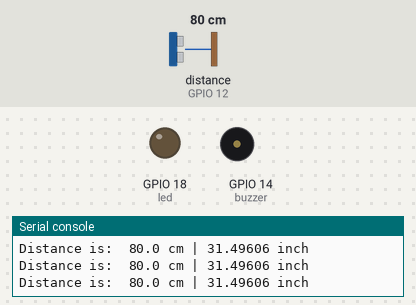
Bench run of a program on a simulated ESP32 board running MicroPython. On the bench: output pins drawn as LEDs (lit = HIGH), buzzer (waves = sounding), the last lines printed to the serial console. The test bench sets the inputs (shaded band); at power-on: distance to the obstacle (sensor on GPIO 12) 80 cm. The echo pulse lasts 58.3 µs per cm.

Above: at 1.2 s.
1.3 s: distance to the obstacle (sensor on GPIO 12) set to 12 cm
2.8 s: distance to the obstacle (sensor on GPIO 12) set to 9 cm
At 3.6 s:
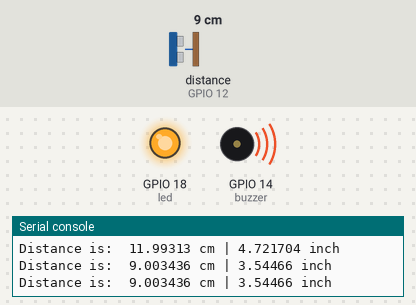
4.5 s: distance to the obstacle (sensor on GPIO 12) set to 18 cm
At 5.0 s:
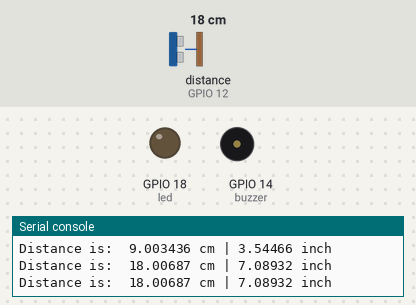
6.0 s: distance to the obstacle (sensor on GPIO 12) set to 2 cm
At 6.5 s:
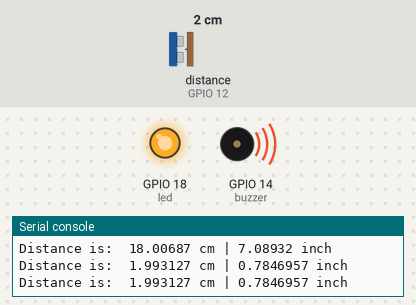
Timing chart, 0 to 8.5 s (numbered marks = the images above; inputs shaded):
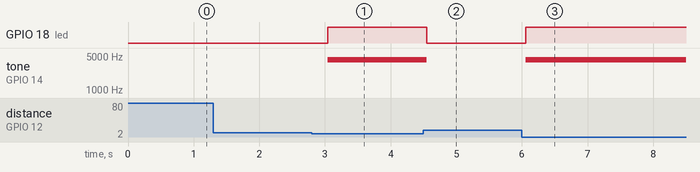

Measured:
- the behaviour switches between 11 and 10 cm on distance to the obstacle (sensor on GPIO 12) (found by bisection; images 0 and 1)
- after the input at 2.8 s, GPIO 18 (led): LOW → HIGH after 0.24 s; tone on GPIO 14 (buzzer): silent → 4186 Hz after 0.24 s
- after the input at 4.5 s, GPIO 18 (led): HIGH → LOW after 0.05 s; tone on GPIO 14 (buzzer): 4186 Hz → silent after 0.05 s
- after the input at 6.0 s, GPIO 18 (led): LOW → HIGH after 0.06 s; tone on GPIO 14 (buzzer): silent → 4186 Hz after 0.06 s

The program:

sensor_buzzer_led.py
```python
import machine
import hcsr04
import time

ultrasonic = hcsr04.HCSR04(trigger_pin=13, echo_pin=12, echo_timeout_us=1000000)

led = machine.Pin(18, machine.Pin.OUT)
buzzer = machine.PWM(machine.Pin(14, machine.Pin.OUT))

buzzer.freq(4186)
buzzer.duty(0)

while True:
    distance = ultrasonic.distance_cm()
    print("Distance is: ", distance, "cm", "|", distance/2.54, "inch")
    if distance <= 10:
        buzzer.duty(512)
        led.on()
    else:
        buzzer.duty(0)
        led.off()
    time.sleep(0.3)
```
